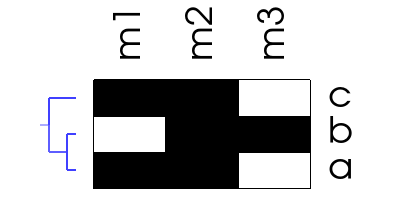

The script that drew this image:
#!/usr/bin/env python
# Demonstrate vtkTreeHeatmapItem with tree color array and custom line width.

import vtkmodules.vtkInteractionStyle  # noqa: F401
import vtkmodules.vtkRenderingContextOpenGL2  # noqa: F401
import vtkmodules.vtkRenderingFreeType  # noqa: F401
import vtkmodules.vtkRenderingOpenGL2  # noqa: F401

from vtkmodules.vtkCommonCore import vtkDoubleArray, vtkStringArray
from vtkmodules.vtkCommonDataModel import vtkMutableDirectedGraph, vtkTable, vtkTree
from vtkmodules.vtkRenderingContext2D import vtkContextActor, vtkContextScene, vtkContextTransform
from vtkmodules.vtkViewsInfovis import vtkTreeHeatmapItem
from vtkmodules.vtkRenderingCore import (
    vtkRenderWindow,
    vtkRenderWindowInteractor,
    vtkRenderer,
)

# Build a directed graph and convert to tree.
graph = vtkMutableDirectedGraph()
root = graph.AddVertex()
internal_one = graph.AddChild(root)
internal_two = graph.AddChild(internal_one)
a = graph.AddChild(internal_two)
b = graph.AddChild(internal_two)
c = graph.AddChild(internal_one)

weights = vtkDoubleArray()
weights.SetNumberOfTuples(5)
weights.SetValue(graph.GetEdgeId(root, internal_one), 1.0)
weights.SetValue(graph.GetEdgeId(internal_one, internal_two), 2.0)
weights.SetValue(graph.GetEdgeId(internal_two, a), 1.0)
weights.SetValue(graph.GetEdgeId(internal_two, b), 1.0)
weights.SetValue(graph.GetEdgeId(internal_one, c), 3.0)
weights.SetName("weight")
graph.GetEdgeData().AddArray(weights)

names = vtkStringArray()
names.SetNumberOfTuples(6)
names.SetValue(a, "a")
names.SetValue(b, "b")
names.SetValue(c, "c")
names.SetName("node name")
graph.GetVertexData().AddArray(names)

node_weights = vtkDoubleArray()
node_weights.SetNumberOfTuples(6)
node_weights.SetValue(root, 0.0)
node_weights.SetValue(internal_one, 1.0)
node_weights.SetValue(internal_two, 3.0)
node_weights.SetValue(a, 4.0)
node_weights.SetValue(b, 4.0)
node_weights.SetValue(c, 4.0)
node_weights.SetName("node weight")
graph.GetVertexData().AddArray(node_weights)

# Table data.
table = vtkTable()
table_names = vtkStringArray()
table_names.SetNumberOfTuples(3)
table_names.SetValue(0, "c")
table_names.SetValue(1, "b")
table_names.SetValue(2, "a")
table_names.SetName("name")

column_m1 = vtkDoubleArray()
column_m1.SetNumberOfTuples(3)
column_m1.SetName("m1")
column_m1.SetValue(0, 1.0)
column_m1.SetValue(1, 3.0)
column_m1.SetValue(2, 1.0)

column_m2 = vtkDoubleArray()
column_m2.SetNumberOfTuples(3)
column_m2.SetName("m2")
column_m2.SetValue(0, 2.0)
column_m2.SetValue(1, 2.0)
column_m2.SetValue(2, 2.0)

column_m3 = vtkDoubleArray()
column_m3.SetNumberOfTuples(3)
column_m3.SetName("m3")
column_m3.SetValue(0, 3.0)
column_m3.SetValue(1, 1.0)
column_m3.SetValue(2, 3.0)

table.AddColumn(table_names)
table.AddColumn(column_m1)
table.AddColumn(column_m2)
table.AddColumn(column_m3)

tree = vtkTree()
tree.ShallowCopy(graph)

# Tree heatmap item with color array and line width.
tree_item = vtkTreeHeatmapItem()
tree_item.SetTree(tree)
tree_item.SetTable(table)
tree_item.SetTreeColorArray("node weight")
tree_item.SetTreeLineWidth(2.0)

# Context actor pipeline.
context_actor = vtkContextActor()
context_transform = vtkContextTransform()
context_transform.SetInteractive(True)
context_transform.AddItem(tree_item)
context_transform.Translate(40, 30)
context_transform.Scale(2, 2)
context_actor.GetScene().AddItem(context_transform)

# Standard rendering pipeline.
renderer = vtkRenderer()
renderer.SetBackground(1.0, 1.0, 1.0)
renderer.AddActor(context_actor)
context_actor.GetScene().SetRenderer(renderer)

render_window = vtkRenderWindow()
render_window.AddRenderer(renderer)
render_window.SetWindowName("tree heatmap item")
render_window.SetMultiSamples(0)
render_window.SetSize(400, 200)

interactor = vtkRenderWindowInteractor()
interactor.SetRenderWindow(render_window)

interactor.Initialize()
interactor.Start()
